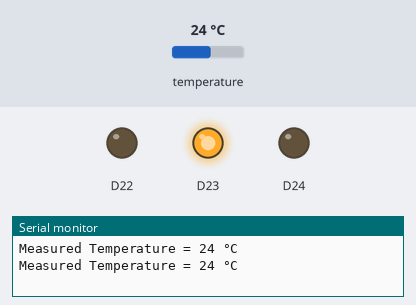
The sketch below on a simulated Arduino Nano RP2040 Connect. On the bench: output pins drawn as LEDs (lit = HIGH), the last lines printed to the serial monitor. The test bench sets the inputs (shaded band); at power-on: temperature 24 °C.

Above: at 2.8 s.
2.9 s: temperature set to 20.5 °C
5.6 s: temperature set to 19.5 °C
At 7.3 s:
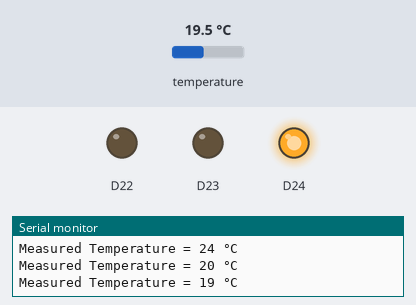
8.3 s: temperature set to 33 °C
At 10.4 s:
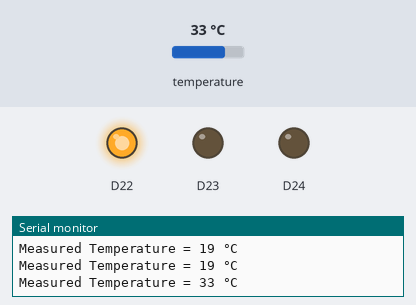
11.5 s: temperature set to 32.4 °C
At 13.2 s:
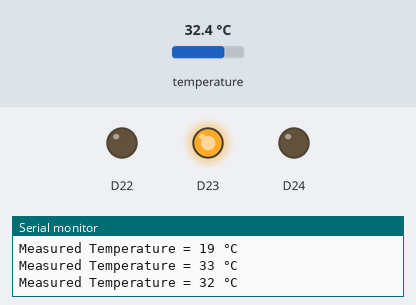
14.2 s: temperature set to 12 °C
At 16.3 s:
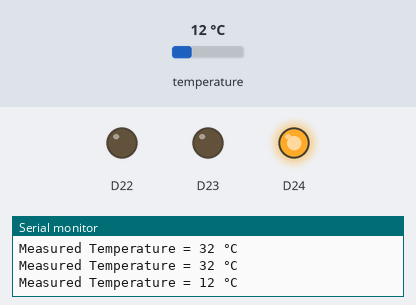
Timing chart, 0 to 17.8 s (numbered marks = the images above; inputs shaded):
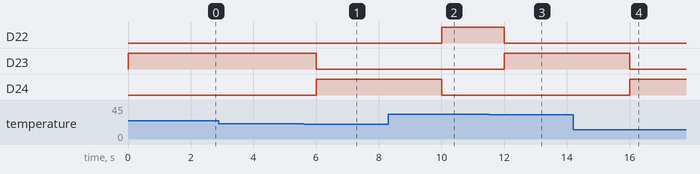

Measured:
- the behaviour switches between 20 and 19.9 °C on temperature (found by bisection; images 0 and 1)
- the behaviour switches between 33 and 32.9 °C on temperature (found by bisection; images 2 and 3)
- after the input at 5.6 s, D23: HIGH → LOW after 0.41 s; D24: LOW → HIGH after 0.41 s
- after the input at 8.3 s, D22: LOW → HIGH after 1.7 s; D24: HIGH → LOW after 1.7 s
- after the input at 11.5 s, D22: HIGH → LOW after 0.51 s; D23: LOW → HIGH after 0.51 s
- after the input at 14.2 s, D23: HIGH → LOW after 1.8 s; D24: LOW → HIGH after 1.8 s

The sketch:

Exercise2_Temperature.ino
```cpp
#include <WiFiNINA.h>
#include <Arduino_LSM6DSOX.h>

int old_val; // 0: temp < 20, 1: 20 <= temp <= 32; 2: temp > 32

void set_led(int);

void setup() {
  // setup LED-Pins
  pinMode(LEDR, OUTPUT);
  pinMode(LEDG, OUTPUT);
  pinMode(LEDB, OUTPUT);

  // all Colours off
  digitalWrite(LEDR, LOW); //RED
  digitalWrite(LEDG, LOW); //GREEN
  digitalWrite(LEDB, LOW); //BLUE

  // setup IMU
  if (!IMU.begin()) {
    Serial.println("Failed to initialize IMU!");
    while (1);
  }

  old_val = -99;
}

void loop() {
  if (IMU.temperatureAvailable())
  {
    int temperature_deg = 0;
    IMU.readTemperature(temperature_deg);
    if (temperature_deg != old_val) {
      set_led(temperature_deg);
    }

    Serial.print("Measured Temperature = ");
    Serial.print(temperature_deg);
    Serial.println(" °C");

    old_val = temperature_deg;
    delay(2000);
  }
}

void set_led(int t) {
  if (t < 20) {
    digitalWrite(LEDG, LOW);
    digitalWrite(LEDB, HIGH); //BLUE
    digitalWrite(LEDR, LOW);
  } else if (t < 33) {
    digitalWrite(LEDR, LOW);
    digitalWrite(LEDG, HIGH); //GREEN
    digitalWrite(LEDB, LOW);
  } else {
    digitalWrite(LEDR, HIGH); //RED
    digitalWrite(LEDG, LOW); //GREEN
    digitalWrite(LEDB, LOW); //BLUE
  }
}
```
